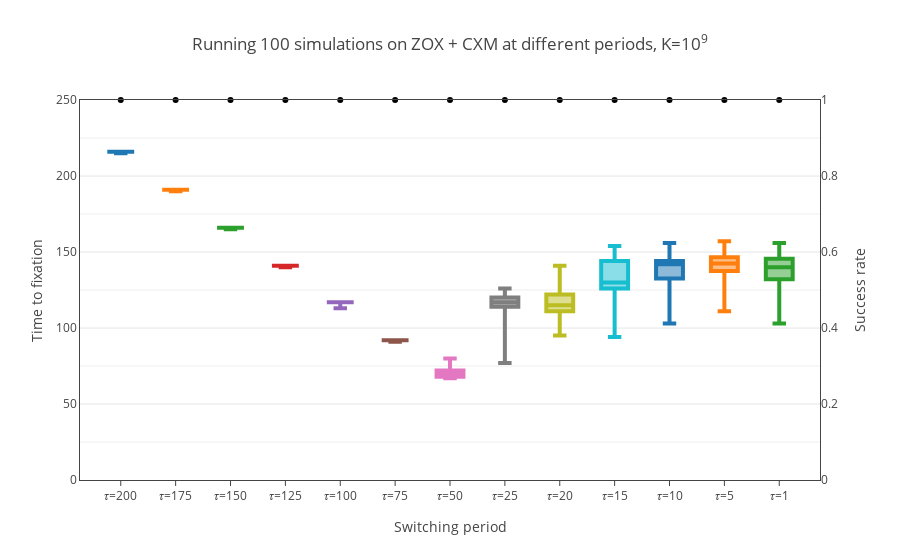

The code cell stored with this chart in its notebook:
### Code cell
fig = box_switching_zox(p, analyses=zox_analysis, mean=False)
iplot(fig, show_link=False)
pio.write_image(fig, '2020-03/violins/{} no mean.pdf'.format('+'.join([ls.name for ls in p])), scale=2)
